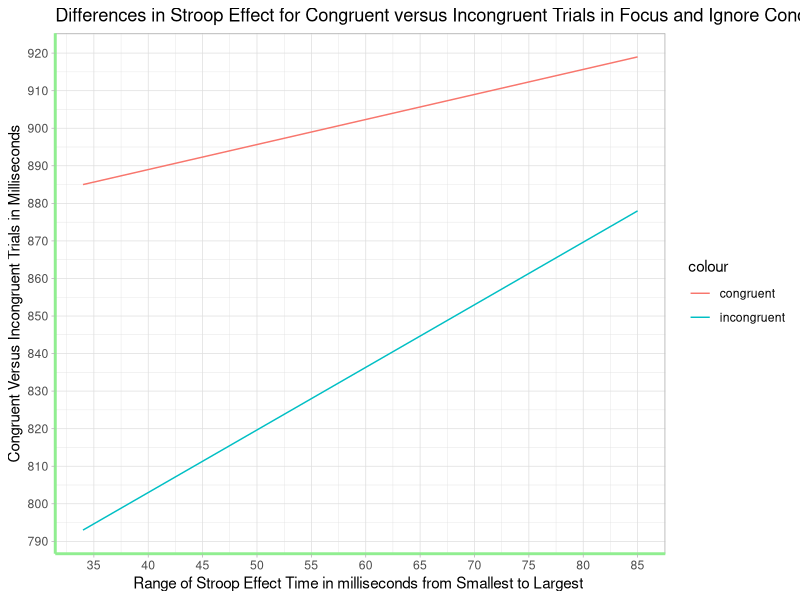

Reproduce this figure in R.
## ---- chunk 1

library(tidyverse)
library(dplyr)
library(ggthemes)
library(readxl)
library(reshape2)
library(knitr)
library(ggrepel)
library(magrittr)


foo_hw <- read_xlsx("hw_attention_trial.xlsx")

glimpse(foo_hw)

foo_hw$trial_type %<>% factor


foo_hw







## ---- chunk 2




ggplot(data=foo_hw)+
  geom_line(mapping=aes(stroop_effect_time, incongruent,  color="incongruent"))+
 geom_line(mapping=aes(stroop_effect_time , congruent, color="congruent"))+
  scale_y_continuous(n.breaks=15)+
  scale_x_continuous(n.breaks=15)+
     theme(axis.text.x = element_text(angle=90 ,vjust=1, hjust=1))+
            labs(
            x="Range of Stroop Effect Time in milliseconds from Smallest to Largest ",
            y="Congruent Versus Incongruent Trials in Milliseconds",
            title="Differences in Stroop Effect for Congruent versus Incongruent Trials in Focus and Ignore Conditions")+
  theme_light()+
  theme( axis.line = element_line(colour = "lightgreen", 
                      size = 1, linetype = "solid"))

